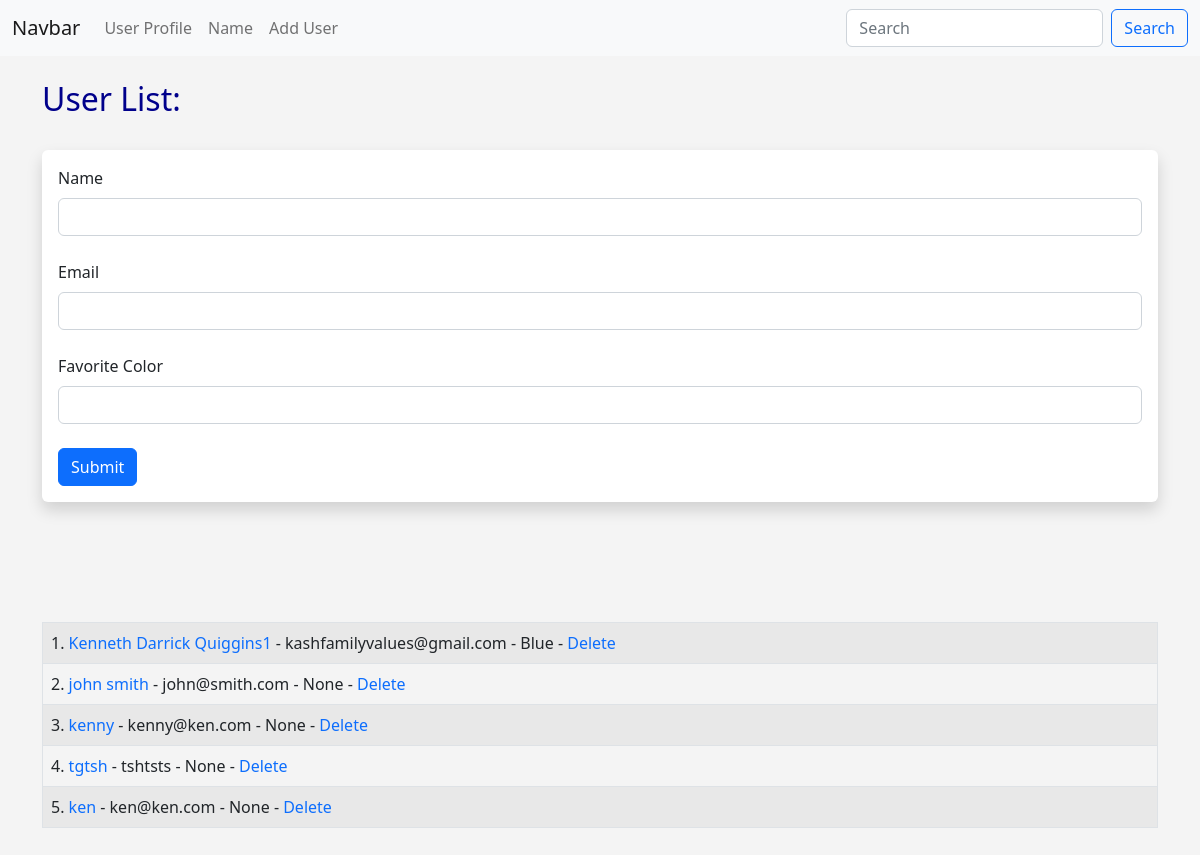
The page /user/add on the database as committed earlier.
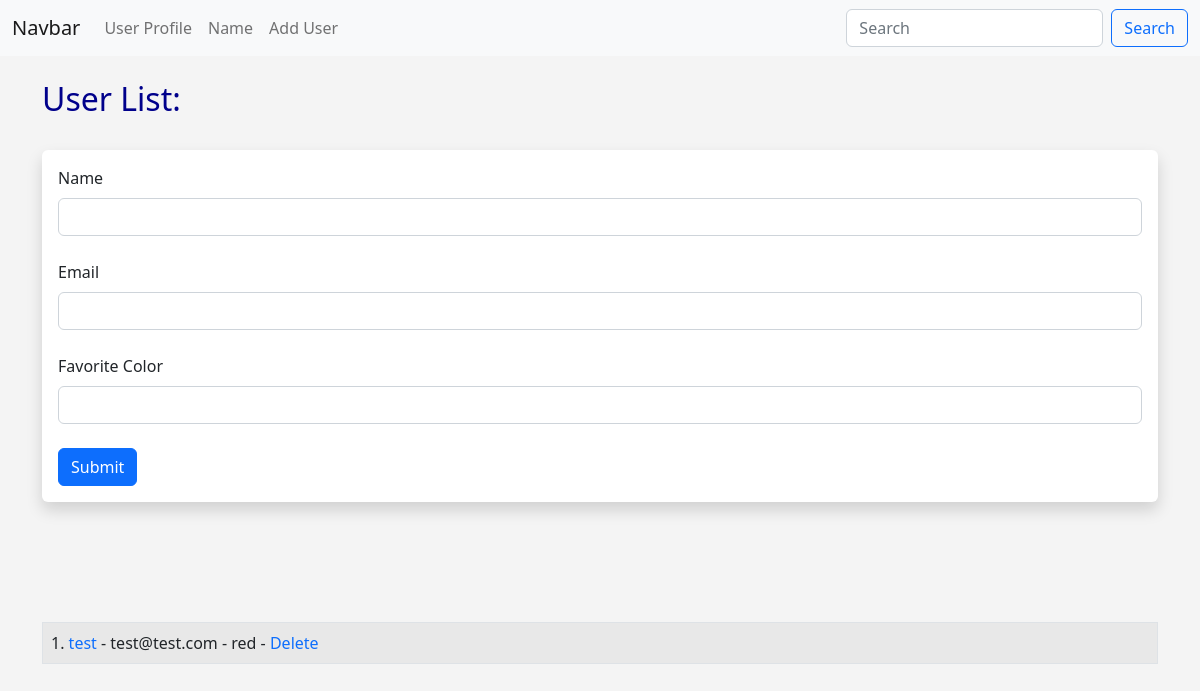
The same page on the database as committed later.
### app.py (models this page shows, shortened)
class User(db.Model):
    id = db.Column(db.Integer, primary_key=True)
    name = db.Column(db.String(50), nullable=False)
    email = db.Column(db.String(200), nullable=False, unique=True)
    favorite_color = db.Column(db.String(50))
    date_added = db.Column(db.DateTime, nullable=False,
                           default=datetime.utcnow)

### app.py (the view, shortened to what this page needs)
@app.route('/user/add', methods=['GET', 'POST'])
def add_user():
    name = None
    form = UserForm()
    our_users = User.query.order_by(User.date_added)
    return render_template('add_user.html', form=form, name=name, our_users=our_users)

### app.py
class UserForm(FlaskForm):
    name = StringField('Name', validators=[DataRequired()])
    email = StringField('Email', validators=[DataRequired()])
    favorite_color = StringField('Favorite Color')
    submit = SubmitField('Submit')

### templates/add_user.html (shortened to what this page needs)
{% extends 'base.html' %}
{% block content %}
    {% if name %}
        <h1>User Added</h1>
        <br><br><br>
    <table class="table table-hover table-bordered table-striped">
        {% for our_user in our_users %}
        <tr>
       <td>{{our_user.id}}. <a href="{{url_for('update_user', id=our_user.id)}}">{{our_user.name}}</a> - {{our_user.email}} - {{our_user.favorite_color}} - <a href="{{url_for('delete', id=our_user.id)}}">Delete</a></td>
        </tr>
        {% endfor %}
    </table>
        <br><br>
    {% else %}
        <h1>User List:</h1>
        <br>
        <div class="shadow p-3 mb-5 bg-body rounded">
            <form method='POST' action="">
                {{form.name.label(class="form-label")}}
                {{form.name(class="form-control")}}
                <br>
                {{form.email.label(class="form-label")}}
                {{form.email(class="form-control")}}
                <br>
                {{form.favorite_color.label(class="form-label")}}
                {{form.favorite_color(class="form-control")}}
                <br>
                {{form.submit(class="btn btn-primary")}}
            </form>
        </div>
<br><br><br>
<table class="table table-hover table-bordered table-striped">
    {% for our_user in our_users %}
    <tr>
   <td>{{our_user.id}}. <a href="{{url_for('update_user', id=our_user.id)}}">{{our_user.name}}</a> - {{our_user.email}} - {{our_user.favorite_color}} - <a href="{{url_for('delete', id=our_user.id)}}">Delete</a></td>
    </tr>
    {% endfor %}
</table>
    <br><br>
    {% endif %}
{% endblock %}

### templates/base.html (shortened to what this page needs)
<!doctype html>
<html lang="en">
  <head>
    <link href="https://cdn.jsdelivr.net/npm/bootstrap@5.2.0-beta1/dist/css/bootstrap.min.css" rel="stylesheet">
    <link rel="stylesheet" href="{{url_for('static', filename='css/style.css')}}">
  </head>
  <body>
      {% include 'navbar.html' %}
    <br>
    <div class="container">
        {% block content %}
        {% endblock %}
    </div>
  </body>
</html>

### templates/navbar.html (shortened to what this page needs)
<nav class="navbar navbar-expand-lg bg-light">
    <div class="container-fluid">
      <a class="navbar-brand" href="{{url_for('index')}}">Navbar</a>
      <div class="collapse navbar-collapse" id="navbarSupportedContent">
        <ul class="navbar-nav me-auto mb-2 mb-lg-0">
            <li class="nav-item">
                <a class="nav-link" href="{{url_for('user', name='Kenny')}}">User Profile</a>
            </li>
            <li class="nav-item">
                <a class="nav-link" href="{{url_for('name')}}">Name</a>
            </li>
            <li class="nav-item">
              <a class="nav-link" href="{{url_for('add_user')}}">Add User</a>
          </li>
        </ul>
        <form class="d-flex" role="search">
          <input class="form-control me-2" type="search" placeholder="Search" aria-label="Search">
          <button class="btn btn-outline-primary" type="submit">Search</button>
        </form>
      </div>
    </div>
  </nav>

### static/css/style.css (style rules this page uses)
h1 { color: darkblue; font-size: 2em; }
body { background-color: #f4f4f4; }
a { text-decoration: none; }

Rows that differ between the two databases and show on the page:
removed User: id "2", name "john smith", email "john@smith.com", favorite_color "None"
removed User: id "3", name "kenny", email "kenny@ken.com", favorite_color "None"
removed User: id "4", name "tgtsh", email "tshtsts", favorite_color "None"
removed User: id "5", name "ken", email "ken@ken.com", favorite_color "None"
changed User id 1: name "Kenneth Darrick Quiggins1" → "test"; email "kashfamilyvalues@gmail.com" → "test@test.com"; favorite_color "Blue" → "red"
